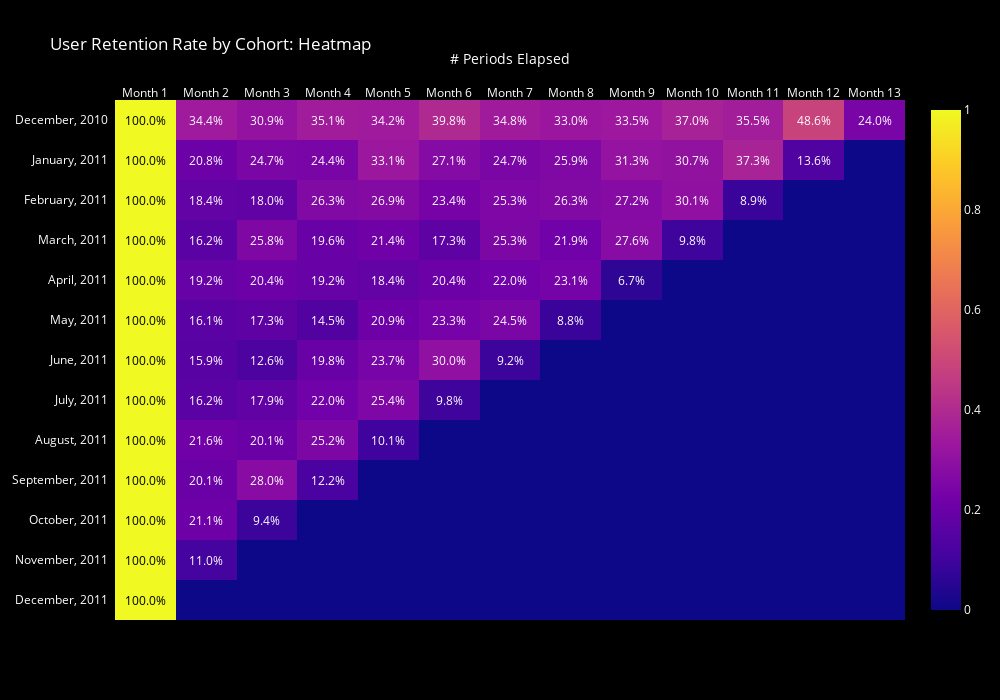

Notebook code cell kept with this figure:
### Markdown cell above
### 1.4.1. Customer Retention Rate

### Code cell
def plot_cohorts_heatmap(dataframe: pd.DataFrame) -> plt.Figure:
    cohort_size = dataframe.iloc[:,0]
    dataframe = dataframe.divide(
        other=cohort_size
        ,axis=0
    )[::-1].fillna(0)
    ylabel = [str(dt.date(int(i.split('-')[0]), int(i.split('-')[1]), int(i.split('-')[2])).strftime(format='%B, %Y')) for i in dataframe.index]

    fig = ff.create_annotated_heatmap(
        z = dataframe.values
        , annotation_text = dataframe.map(lambda x: '{:.1%}'.format(x) if x > 0 else '').values.tolist()
        , y = ylabel
        , x = ['Month '+ str(int(i)+1) for i in dataframe.columns]
        , showscale = True
    )

    fig.update_layout(
        width=1000
        , height=700
        , xaxis={"title": "# Periods Elapsed"}
        , font_color = 'rgb(255,255,255)'
        , title="User Retention Rate by Cohort: Heatmap"
        , paper_bgcolor='rgb(0,0,0)'
    )

    fig.show()

plot_cohorts_heatmap(cohort_counts)

### Figure 1 — Plotly figure (JSON) as saved in the notebook; plotly's stock layout.template omitted (floating-point values rounded to 4 significant figures; data arrays with more than 128 entries replaced by an {"elided": "..."} marker saying what was removed)
{"data": [{"colorscale": [[0, "#0d0887"], [0.1111, "#46039f"], [0.2222, "#7201a8"], [0.3333, "#9c179e"], [0.4444, "#bd3786"], [0.5556, "#d8576b"], [0.6667, "#ed7953"], [0.7778, "#fb9f3a"], [0.8889, "#fdca26"], [1, "#f0f921"]], "reversescale": false, "showscale": true, "type": "heatmap", "x": ["Month 1", "Month 2", "Month 3", "Month 4", "Month 5", "Month 6", "Month 7", "Month 8", "Month 9", "Month 10", "Month 11", "Month 12", "Month 13"], "y": ["December, 2011", "November, 2011", "October, 2011", "September, 2011", "August, 2011", "July, 2011", "June, 2011", "May, 2011", "April, 2011", "March, 2011", "February, 2011", "January, 2011", "December, 2010"], "z": {"elided": "13x13 float values"}}], "layout": {"annotations": [{"font": {"color": "#000000"}, "showarrow": false, "text": "100.0%", "x": "Month 1", "xref": "x", "y": "December, 2011", "yref": "y"}, {"font": {"color": "#FFFFFF"}, "showarrow": false, "text": "", "x": "Month 2", "xref": "x", "y": "December, 2011", "yref": "y"}, {"font": {"color": "#FFFFFF"}, "showarrow": false, "text": "", "x": "Month 3", "xref": "x", "y": "December, 2011", "yref": "y"}, {"font": {"color": "#FFFFFF"}, "showarrow": false, "text": "", "x": "Month 4", "xref": "x", "y": "December, 2011", "yref": "y"}, {"font": {"color": "#FFFFFF"}, "showarrow": false, "text": "", "x": "Month 5", "xref": "x", "y": "December, 2011", "yref": "y"}, {"font": {"color": "#FFFFFF"}, "showarrow": false, "text": "", "x": "Month 6", "xref": "x", "y": "December, 2011", "yref": "y"}, {"font": {"color": "#FFFFFF"}, "showarrow": false, "text": "", "x": "Month 7", "xref": "x", "y": "December, 2011", "yref": "y"}, {"font": {"color": "#FFFFFF"}, "showarrow": false, "text": "", "x": "Month 8", "xref": "x", "y": "December, 2011", "yref": "y"}, {"font": {"color": "#FFFFFF"}, "showarrow": false, "text": "", "x": "Month 9", "xref": "x", "y": "December, 2011", "yref": "y"}, {"font": {"color": "#FFFFFF"}, "showarrow": false, "text": "", "x": "Month 10", "xref": "x", "y": "December, 2011", "yref": "y"}, {"font": {"color": "#FFFFFF"}, "showarrow": false, "text": "", "x": "Month 11", "xref": "x", "y": "December, 2011", "yref": "y"}, {"font": {"color": "#FFFFFF"}, "showarrow": false, "text": "", "x": "Month 12", "xref": "x", "y": "December, 2011", "yref": "y"}, {"font": {"color": "#FFFFFF"}, "showarrow": false, "text": "", "x": "Month 13", "xref": "x", "y": "December, 2011", "yref": "y"}, {"font": {"color": "#000000"}, "showarrow": false, "text": "100.0%", "x": "Month 1", "xref": "x", "y": "November, 2011", "yref": "y"}, {"font": {"color": "#FFFFFF"}, "showarrow": false, "text": "11.0%", "x": "Month 2", "xref": "x", "y": "November, 2011", "yref": "y"}, {"font": {"color": "#FFFFFF"}, "showarrow": false, "text": "", "x": "Month 3", "xref": "x", "y": "November, 2011", "yref": "y"}, {"font": {"color": "#FFFFFF"}, "showarrow": false, "text": "", "x": "Month 4", "xref": "x", "y": "November, 2011", "yref": "y"}, {"font": {"color": "#FFFFFF"}, "showarrow": false, "text": "", "x": "Month 5", "xref": "x", "y": "November, 2011", "yref": "y"}, {"font": {"color": "#FFFFFF"}, "showarrow": false, "text": "", "x": "Month 6", "xref": "x", "y": "November, 2011", "yref": "y"}, {"font": {"color": "#FFFFFF"}, "showarrow": false, "text": "", "x": "Month 7", "xref": "x", "y": "November, 2011", "yref": "y"}, {"font": {"color": "#FFFFFF"}, "showarrow": false, "text": "", "x": "Month 8", "xref": "x", "y": "November, 2011", "yref": "y"}, {"font": {"color": "#FFFFFF"}, "showarrow": false, "text": "", "x": "Month 9", "xref": "x", "y": "November, 2011", "yref": "y"}, {"font": {"color": "#FFFFFF"}, "showarrow": false, "text": "", "x": "Month 10", "xref": "x", "y": "November, 2011", "yref": "y"}, {"font": {"color": "#FFFFFF"}, "showarrow": false, "text": "", "x": "Month 11", "xref": "x", "y": "November, 2011", "yref": "y"}, {"font": {"color": "#FFFFFF"}, "showarrow": false, "text": "", "x": "Month 12", "xref": "x", "y": "November, 2011", "yref": "y"}, {"font": {"color": "#FFFFFF"}, "showarrow": false, "text": "", "x": "Month 13", "xref": "x", "y": "November, 2011", "yref": "y"}, {"font": {"color": "#000000"}, "showarrow": false, "text": "100.0%", "x": "Month 1", "xref": "x", "y": "October, 2011", "yref": "y"}, {"font": {"color": "#FFFFFF"}, "showarrow": false, "text": "21.1%", "x": "Month 2", "xref": "x", "y": "October, 2011", "yref": "y"}, {"font": {"color": "#FFFFFF"}, "showarrow": false, "text": "9.4%", "x": "Month 3", "xref": "x", "y": "October, 2011", "yref": "y"}, {"font": {"color": "#FFFFFF"}, "showarrow": false, "text": "", "x": "Month 4", "xref": "x", "y": "October, 2011", "yref": "y"}, {"font": {"color": "#FFFFFF"}, "showarrow": false, "text": "", "x": "Month 5", "xref": "x", "y": "October, 2011", "yref": "y"}, {"font": {"color": "#FFFFFF"}, "showarrow": false, "text": "", "x": "Month 6", "xref": "x", "y": "October, 2011", "yref": "y"}, {"font": {"color": "#FFFFFF"}, "showarrow": false, "text": "", "x": "Month 7", "xref": "x", "y": "October, 2011", "yref": "y"}, {"font": {"color": "#FFFFFF"}, "showarrow": false, "text": "", "x": "Month 8", "xref": "x", "y": "October, 2011", "yref": "y"}, {"font": {"color": "#FFFFFF"}, "showarrow": false, "text": "", "x": "Month 9", "xref": "x", "y": "October, 2011", "yref": "y"}, {"font": {"color": "#FFFFFF"}, "showarrow": false, "text": "", "x": "Month 10", "xref": "x", "y": "October, 2011", "yref": "y"}, {"font": {"color": "#FFFFFF"}, "showarrow": false, "text": "", "x": "Month 11", "xref": "x", "y": "October, 2011", "yref": "y"}, {"font": {"color": "#FFFFFF"}, "showarrow": false, "text": "", "x": "Month 12", "xref": "x", "y": "October, 2011", "yref": "y"}, {"font": {"color": "#FFFFFF"}, "showarrow": false, "text": "", "x": "Month 13", "xref": "x", "y": "October, 2011", "yref": "y"}, {"font": {"color": "#000000"}, "showarrow": false, "text": "100.0%", "x": "Month 1", "xref": "x", "y": "September, 2011", "yref": "y"}, {"font": {"color": "#FFFFFF"}, "showarrow": false, "text": "20.1%", "x": "Month 2", "xref": "x", "y": "September, 2011", "yref": "y"}, {"font": {"color": "#FFFFFF"}, "showarrow": false, "text": "28.0%", "x": "Month 3", "xref": "x", "y": "September, 2011", "yref": "y"}, {"font": {"color": "#FFFFFF"}, "showarrow": false, "text": "12.2%", "x": "Month 4", "xref": "x", "y": "September, 2011", "yref": "y"}, {"font": {"color": "#FFFFFF"}, "showarrow": false, "text": "", "x": "Month 5", "xref": "x", "y": "September, 2011", "yref": "y"}, {"font": {"color": "#FFFFFF"}, "showarrow": false, "text": "", "x": "Month 6", "xref": "x", "y": "September, 2011", "yref": "y"}, {"font": {"color": "#FFFFFF"}, "showarrow": false, "text": "", "x": "Month 7", "xref": "x", "y": "September, 2011", "yref": "y"}, {"font": {"color": "#FFFFFF"}, "showarrow": false, "text": "", "x": "Month 8", "xref": "x", "y": "September, 2011", "yref": "y"}, {"font": {"color": "#FFFFFF"}, "showarrow": false, "text": "", "x": "Month 9", "xref": "x", "y": "September, 2011", "yref": "y"}, {"font": {"color": "#FFFFFF"}, "showarrow": false, "text": "", "x": "Month 10", "xref": "x", "y": "September, 2011", "yref": "y"}, {"font": {"color": "#FFFFFF"}, "showarrow": false, "text": "", "x": "Month 11", "xref": "x", "y": "September, 2011", "yref": "y"}, {"font": {"color": "#FFFFFF"}, "showarrow": false, "text": "", "x": "Month 12", "xref": "x", "y": "September, 2011", "yref": "y"}, {"font": {"color": "#FFFFFF"}, "showarrow": false, "text": "", "x": "Month 13", "xref": "x", "y": "September, 2011", "yref": "y"}, {"font": {"color": "#000000"}, "showarrow": false, "text": "100.0%", "x": "Month 1", "xref": "x", "y": "August, 2011", "yref": "y"}, {"font": {"color": "#FFFFFF"}, "showarrow": false, "text": "21.6%", "x": "Month 2", "xref": "x", "y": "August, 2011", "yref": "y"}, {"font": {"color": "#FFFFFF"}, "showarrow": false, "text": "20.1%", "x": "Month 3", "xref": "x", "y": "August, 2011", "yref": "y"}, {"font": {"color": "#FFFFFF"}, "showarrow": false, "text": "25.2%", "x": "Month 4", "xref": "x", "y": "August, 2011", "yref": "y"}, {"font": {"color": "#FFFFFF"}, "showarrow": false, "text": "10.1%", "x": "Month 5", "xref": "x", "y": "August, 2011", "yref": "y"}, {"font": {"color": "#FFFFFF"}, "showarrow": false, "text": "", "x": "Month 6", "xref": "x", "y": "August, 2011", "yref": "y"}, {"font": {"color": "#FFFFFF"}, "showarrow": false, "text": "", "x": "Month 7", "xref": "x", "y": "August, 2011", "yref": "y"}, {"font": {"color": "#FFFFFF"}, "showarrow": false, "text": "", "x": "Month 8", "xref": "x", "y": "August, 2011", "yref": "y"}, {"font": {"color": "#FFFFFF"}, "showarrow": false, "text": "", "x": "Month 9", "xref": "x", "y": "August, 2011", "yref": "y"}, {"font": {"color": "#FFFFFF"}, "showarrow": false, "text": "", "x": "Month 10", "xref": "x", "y": "August, 2011", "yref": "y"}, {"font": {"color": "#FFFFFF"}, "showarrow": false, "text": "", "x": "Month 11", "xref": "x", "y": "August, 2011", "yref": "y"}, {"font": {"color": "#FFFFFF"}, "showarrow": false, "text": "", "x": "Month 12", "xref": "x", "y": "August, 2011", "yref": "y"}, {"font": {"color": "#FFFFFF"}, "showarrow": false, "text": "", "x": "Month 13", "xref": "x", "y": "August, 2011", "yref": "y"}, {"font": {"color": "#000000"}, "showarrow": false, "text": "100.0%", "x": "Month 1", "xref": "x", "y": "July, 2011", "yref": "y"}, {"font": {"color": "#FFFFFF"}, "showarrow": false, "text": "16.2%", "x": "Month 2", "xref": "x", "y": "July, 2011", "yref": "y"}, {"font": {"color": "#FFFFFF"}, "showarrow": false, "text": "17.9%", "x": "Month 3", "xref": "x", "y": "July, 2011", "yref": "y"}, {"font": {"color": "#FFFFFF"}, "showarrow": false, "text": "22.0%", "x": "Month 4", "xref": "x", "y": "July, 2011", "yref": "y"}, {"font": {"color": "#FFFFFF"}, "showarrow": false, "text": "25.4%", "x": "Month 5", "xref": "x", "y": "July, 2011", "yref": "y"}, {"font": {"color": "#FFFFFF"}, "showarrow": false, "text": "9.8%", "x": "Month 6", "xref": "x", "y": "July, 2011", "yref": "y"}, {"font": {"color": "#FFFFFF"}, "showarrow": false, "text": "", "x": "Month 7", "xref": "x", "y": "July, 2011", "yref": "y"}, {"font": {"color": "#FFFFFF"}, "showarrow": false, "text": "", "x": "Month 8", "xref": "x", "y": "July, 2011", "yref": "y"}, {"font": {"color": "#FFFFFF"}, "showarrow": false, "text": "", "x": "Month 9", "xref": "x", "y": "July, 2011", "yref": "y"}, {"font": {"color": "#FFFFFF"}, "showarrow": false, "text": "", "x": "Month 10", "xref": "x", "y": "July, 2011", "yref": "y"}, {"font": {"color": "#FFFFFF"}, "showarrow": false, "text": "", "x": "Month 11", "xref": "x", "y": "July, 2011", "yref": "y"}, {"font": {"color": "#FFFFFF"}, "showarrow": false, "text": "", "x": "Month 12", "xref": "x", "y": "July, 2011", "yref": "y"}, {"font": {"color": "#FFFFFF"}, "showarrow": false, "text": "", "x": "Month 13", "xref": "x", "y": "July, 2011", "yref": "y"}, {"font": {"color": "#000000"}, "showarrow": false, "text": "100.0%", "x": "Month 1", "xref": "x", "y": "June, 2011", "yref": "y"}, {"font": {"color": "#FFFFFF"}, "showarrow": false, "text": "15.9%", "x": "Month 2", "xref": "x", "y": "June, 2011", "yref": "y"}, {"font": {"color": "#FFFFFF"}, "showarrow": false, "text": "12.6%", "x": "Month 3", "xref": "x", "y": "June, 2011", "yref": "y"}, {"font": {"color": "#FFFFFF"}, "showarrow": false, "text": "19.8%", "x": "Month 4", "xref": "x", "y": "June, 2011", "yref": "y"}, {"font": {"color": "#FFFFFF"}, "showarrow": false, "text": "23.7%", "x": "Month 5", "xref": "x", "y": "June, 2011", "yref": "y"}, {"font": {"color": "#FFFFFF"}, "showarrow": false, "text": "30.0%", "x": "Month 6", "xref": "x", "y": "June, 2011", "yref": "y"}, {"font": {"color": "#FFFFFF"}, "showarrow": false, "text": "9.2%", "x": "Month 7", "xref": "x", "y": "June, 2011", "yref": "y"}, {"font": {"color": "#FFFFFF"}, "showarrow": false, "text": "", "x": "Month 8", "xref": "x", "y": "June, 2011", "yref": "y"}, {"font": {"color": "#FFFFFF"}, "showarrow": false, "text": "", "x": "Month 9", "xref": "x", "y": "June, 2011", "yref": "y"}, {"font": {"color": "#FFFFFF"}, "showarrow": false, "text": "", "x": "Month 10", "xref": "x", "y": "June, 2011", "yref": "y"}, {"font": {"color": "#FFFFFF"}, "showarrow": false, "text": "", "x": "Month 11", "xref": "x", "y": "June, 2011", "yref": "y"}, {"font": {"color": "#FFFFFF"}, "showarrow": false, "text": "", "x": "Month 12", "xref": "x", "y": "June, 2011", "yref": "y"}, {"font": {"color": "#FFFFFF"}, "showarrow": false, "text": "", "x": "Month 13", "xref": "x", "y": "June, 2011", "yref": "y"}, {"font": {"color": "#000000"}, "showarrow": false, "text": "100.0%", "x": "Month 1", "xref": "x", "y": "May, 2011", "yref": "y"}, {"font": {"color": "#FFFFFF"}, "showarrow": false, "text": "16.1%", "x": "Month 2", "xref": "x", "y": "May, 2011", "yref": "y"}, {"font": {"color": "#FFFFFF"}, "showarrow": false, "text": "17.3%", "x": "Month 3", "xref": "x", "y": "May, 2011", "yref": "y"}, {"font": {"color": "#FFFFFF"}, "showarrow": false, "text": "14.5%", "x": "Month 4", "xref": "x", "y": "May, 2011", "yref": "y"}, {"font": {"color": "#FFFFFF"}, "showarrow": false, "text": "20.9%", "x": "Month 5", "xref": "x", "y": "May, 2011", "yref": "y"}, {"font": {"color": "#FFFFFF"}, "showarrow": false, "text": "23.3%", "x": "Month 6", "xref": "x", "y": "May, 2011", "yref": "y"}, {"font": {"color": "#FFFFFF"}, "showarrow": false, "text": "24.5%", "x": "Month 7", "xref": "x", "y": "May, 2011", "yref": "y"}, {"font": {"color": "#FFFFFF"}, "showarrow": false, "text": "8.8%", "x": "Month 8", "xref": "x", "y": "May, 2011", "yref": "y"}, {"font": {"color": "#FFFFFF"}, "showarrow": false, "text": "", "x": "Month 9", "xref": "x", "y": "May, 2011", "yref": "y"}, {"font": {"color": "#FFFFFF"}, "showarrow": false, "text": "", "x": "Month 10", "xref": "x", "y": "May, 2011", "yref": "y"}, {"font": {"color": "#FFFFFF"}, "showarrow": false, "text": "", "x": "Month 11", "xref": "x", "y": "May, 2011", "yref": "y"}, {"font": {"color": "#FFFFFF"}, "showarrow": false, "text": "", "x": "Month 12", "xref": "x", "y": "May, 2011", "yref": "y"}, {"font": {"color": "#FFFFFF"}, "showarrow": false, "text": "", "x": "Month 13", "xref": "x", "y": "May, 2011", "yref": "y"}, {"font": {"color": "#000000"}, "showarrow": false, "text": "100.0%", "x": "Month 1", "xref": "x", "y": "April, 2011", "yref": "y"}, {"font": {"color": "#FFFFFF"}, "showarrow": false, "text": "19.2%", "x": "Month 2", "xref": "x", "y": "April, 2011", "yref": "y"}, {"font": {"color": "#FFFFFF"}, "showarrow": false, "text": "20.4%", "x": "Month 3", "xref": "x", "y": "April, 2011", "yref": "y"}, {"font": {"color": "#FFFFFF"}, "showarrow": false, "text": "19.2%", "x": "Month 4", "xref": "x", "y": "April, 2011", "yref": "y"}, {"font": {"color": "#FFFFFF"}, "showarrow": false, "text": "18.4%", "x": "Month 5", "xref": "x", "y": "April, 2011", "yref": "y"}, {"font": {"color": "#FFFFFF"}, "showarrow": false, "text": "20.4%", "x": "Month 6", "xref": "x", "y": "April, 2011", "yref": "y"}, {"font": {"color": "#FFFFFF"}, "showarrow": false, "text": "22.0%", "x": "Month 7", "xref": "x", "y": "April, 2011", "yref": "y"}, {"font": {"color": "#FFFFFF"}, "showarrow": false, "text": "23.1%", "x": "Month 8", "xref": "x", "y": "April, 2011", "yref": "y"}, {"font": {"color": "#FFFFFF"}, "showarrow": false, "text": "6.7%", "x": "Month 9", "xref": "x", "y": "April, 2011", "yref": "y"}, {"font": {"color": "#FFFFFF"}, "showarrow": false, "text": "", "x": "Month 10", "xref": "x", "y": "April, 2011", "yref": "y"}, {"font": {"color": "#FFFFFF"}, "showarrow": false, "text": "", "x": "Month 11", "xref": "x", "y": "April, 2011", "yref": "y"}, {"font": {"color": "#FFFFFF"}, "showarrow": false, "text": "", "x": "Month 12", "xref": "x", "y": "April, 2011", "yref": "y"}, {"font": {"color": "#FFFFFF"}, "showarrow": false, "text": "", "x": "Month 13", "xref": "x", "y": "April, 2011", "yref": "y"}, {"font": {"color": "#000000"}, "showarrow": false, "text": "100.0%", "x": "Month 1", "xref": "x", "y": "March, 2011", "yref": "y"}, {"font": {"color": "#FFFFFF"}, "showarrow": false, "text": "16.2%", "x": "Month 2", "xref": "x", "y": "March, 2011", "yref": "y"}, {"font": {"color": "#FFFFFF"}, "showarrow": false, "text": "25.8%", "x": "Month 3", "xref": "x", "y": "March, 2011", "yref": "y"}, {"font": {"color": "#FFFFFF"}, "showarrow": false, "text": "19.6%", "x": "Month 4", "xref": "x", "y": "March, 2011", "yref": "y"}, {"font": {"color": "#FFFFFF"}, "showarrow": false, "text": "21.4%", "x": "Month 5", "xref": "x", "y": "March, 2011", "yref": "y"}, {"font": {"color": "#FFFFFF"}, "showarrow": false, "text": "17.3%", "x": "Month 6", "xref": "x", "y": "March, 2011", "yref": "y"}, {"font": {"color": "#FFFFFF"}, "showarrow": false, "text": "25.3%", "x": "Month 7", "xref": "x", "y": "March, 2011", "yref": "y"}, {"font": {"color": "#FFFFFF"}, "showarrow": false, "text": "21.9%", "x": "Month 8", "xref": "x", "y": "March, 2011", "yref": "y"}, {"font": {"color": "#FFFFFF"}, "showarrow": false, "text": "27.6%", "x": "Month 9", "xref": "x", "y": "March, 2011", "yref": "y"}, {"font": {"color": "#FFFFFF"}, "showarrow": false, "text": "9.8%", "x": "Month 10", "xref": "x", "y": "March, 2011", "yref": "y"}, {"font": {"color": "#FFFFFF"}, "showarrow": false, "text": "", "x": "Month 11", "xref": "x", "y": "March, 2011", "yref": "y"}, {"font": {"color": "#FFFFFF"}, "showarrow": false, "text": "", "x": "Month 12", "xref": "x", "y": "March, 2011", "yref": "y"}, {"font": {"color": "#FFFFFF"}, "showarrow": false, "text": "", "x": "Month 13", "xref": "x", "y": "March, 2011", "yref": "y"}, {"font": {"color": "#000000"}, "showarrow": false, "text": "100.0%", "x": "Month 1", "xref": "x", "y": "February, 2011", "yref": "y"}, {"font": {"color": "#FFFFFF"}, "showarrow": false, "text": "18.4%", "x": "Month 2", "xref": "x", "y": "February, 2011", "yref": "y"}, {"font": {"color": "#FFFFFF"}, "showarrow": false, "text": "18.0%", "x": "Month 3", "xref": "x", "y": "February, 2011", "yref": "y"}, {"font": {"color": "#FFFFFF"}, "showarrow": false, "text": "26.3%", "x": "Month 4", "xref": "x", "y": "February, 2011", "yref": "y"}, {"font": {"color": "#FFFFFF"}, "showarrow": false, "text": "26.9%", "x": "Month 5", "xref": "x", "y": "February, 2011", "yref": "y"}, {"font": {"color": "#FFFFFF"}, "showarrow": false, "text": "23.4%", "x": "Month 6", "xref": "x", "y": "February, 2011", "yref": "y"}, {"font": {"color": "#FFFFFF"}, "showarrow": false, "text": "25.3%", "x": "Month 7", "xref": "x", "y": "February, 2011", "yref": "y"}, {"font": {"color": "#FFFFFF"}, "showarrow": false, "text": "26.3%", "x": "Month 8", "xref": "x", "y": "February, 2011", "yref": "y"}, {"font": {"color": "#FFFFFF"}, "showarrow": false, "text": "27.2%", "x": "Month 9", "xref": "x", "y": "February, 2011", "yref": "y"}, {"font": {"color": "#FFFFFF"}, "showarrow": false, "text": "30.1%", "x": "Month 10", "xref": "x", "y": "February, 2011", "yref": "y"}, {"font": {"color": "#FFFFFF"}, "showarrow": false, "text": "8.9%", "x": "Month 11", "xref": "x", "y": "February, 2011", "yref": "y"}, {"font": {"color": "#FFFFFF"}, "showarrow": false, "text": "", "x": "Month 12", "xref": "x", "y": "February, 2011", "yref": "y"}, {"font": {"color": "#FFFFFF"}, "showarrow": false, "text": "", "x": "Month 13", "xref": "x", "y": "February, 2011", "yref": "y"}, {"font": {"color": "#000000"}, "showarrow": false, "text": "100.0%", "x": "Month 1", "xref": "x", "y": "January, 2011", "yref": "y"}, {"font": {"color": "#FFFFFF"}, "showarrow": false, "text": "20.8%", "x": "Month 2", "xref": "x", "y": "January, 2011", "yref": "y"}, {"font": {"color": "#FFFFFF"}, "showarrow": false, "text": "24.7%", "x": "Month 3", "xref": "x", "y": "January, 2011", "yref": "y"}, {"font": {"color": "#FFFFFF"}, "showarrow": false, "text": "24.4%", "x": "Month 4", "xref": "x", "y": "January, 2011", "yref": "y"}, {"font": {"color": "#FFFFFF"}, "showarrow": false, "text": "33.1%", "x": "Month 5", "xref": "x", "y": "January, 2011", "yref": "y"}, {"font": {"color": "#FFFFFF"}, "showarrow": false, "text": "27.1%", "x": "Month 6", "xref": "x", "y": "January, 2011", "yref": "y"}, {"font": {"color": "#FFFFFF"}, "showarrow": false, "text": "24.7%", "x": "Month 7", "xref": "x", "y": "January, 2011", "yref": "y"}, {"font": {"color": "#FFFFFF"}, "showarrow": false, "text": "25.9%", "x": "Month 8", "xref": "x", "y": "January, 2011", "yref": "y"}, {"font": {"color": "#FFFFFF"}, "showarrow": false, "text": "31.3%", "x": "Month 9", "xref": "x", "y": "January, 2011", "yref": "y"}, {"font": {"color": "#FFFFFF"}, "showarrow": false, "text": "30.7%", "x": "Month 10", "xref": "x", "y": "January, 2011", "yref": "y"}, {"font": {"color": "#FFFFFF"}, "showarrow": false, "text": "37.3%", "x": "Month 11", "xref": "x", "y": "January, 2011", "yref": "y"}, {"font": {"color": "#FFFFFF"}, "showarrow": false, "text": "13.6%", "x": "Month 12", "xref": "x", "y": "January, 2011", "yref": "y"}, {"font": {"color": "#FFFFFF"}, "showarrow": false, "text": "", "x": "Month 13", "xref": "x", "y": "January, 2011", "yref": "y"}, {"font": {"color": "#000000"}, "showarrow": false, "text": "100.0%", "x": "Month 1", "xref": "x", "y": "December, 2010", "yref": "y"}, {"font": {"color": "#FFFFFF"}, "showarrow": false, "text": "34.4%", "x": "Month 2", "xref": "x", "y": "December, 2010", "yref": "y"}, {"font": {"color": "#FFFFFF"}, "showarrow": false, "text": "30.9%", "x": "Month 3", "xref": "x", "y": "December, 2010", "yref": "y"}, {"font": {"color": "#FFFFFF"}, "showarrow": false, "text": "35.1%", "x": "Month 4", "xref": "x", "y": "December, 2010", "yref": "y"}, {"font": {"color": "#FFFFFF"}, "showarrow": false, "text": "34.2%", "x": "Month 5", "xref": "x", "y": "December, 2010", "yref": "y"}, {"font": {"color": "#FFFFFF"}, "showarrow": false, "text": "39.8%", "x": "Month 6", "xref": "x", "y": "December, 2010", "yref": "y"}, {"font": {"color": "#FFFFFF"}, "showarrow": false, "text": "34.8%", "x": "Month 7", "xref": "x", "y": "December, 2010", "yref": "y"}, {"font": {"color": "#FFFFFF"}, "showarrow": false, "text": "33.0%", "x": "Month 8", "xref": "x", "y": "December, 2010", "yref": "y"}, {"font": {"color": "#FFFFFF"}, "showarrow": false, "text": "33.5%", "x": "Month 9", "xref": "x", "y": "December, 2010", "yref": "y"}, {"font": {"color": "#FFFFFF"}, "showarrow": false, "text": "37.0%", "x": "Month 10", "xref": "x", "y": "December, 2010", "yref": "y"}, {"font": {"color": "#FFFFFF"}, "showarrow": false, "text": "35.5%", "x": "Month 11", "xref": "x", "y": "December, 2010", "yref": "y"}, {"font": {"color": "#FFFFFF"}, "showarrow": false, "text": "48.6%", "x": "Month 12", "xref": "x", "y": "December, 2010", "yref": "y"}, {"font": {"color": "#FFFFFF"}, "showarrow": false, "text": "24.0%", "x": "Month 13", "xref": "x", "y": "December, 2010", "yref": "y"}], "font": {"color": "rgb(255,255,255)"}, "height": 700, "paper_bgcolor": "rgb(0,0,0)", "title": {"text": "User Retention Rate by Cohort: Heatmap"}, "width": 1000, "xaxis": {"dtick": 1, "gridcolor": "rgb(0, 0, 0)", "side": "top", "ticks": "", "title": {"text": "# Periods Elapsed"}}, "yaxis": {"dtick": 1, "ticks": "", "ticksuffix": "  "}}}
